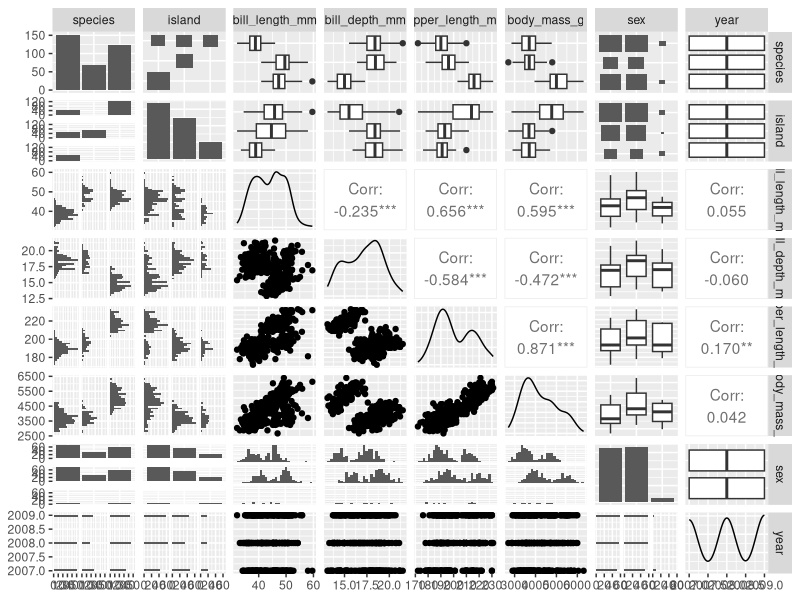
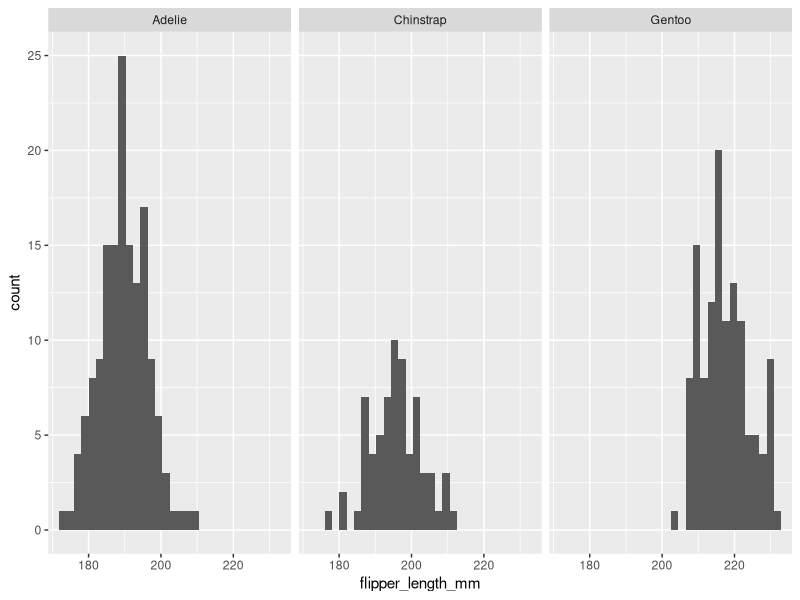
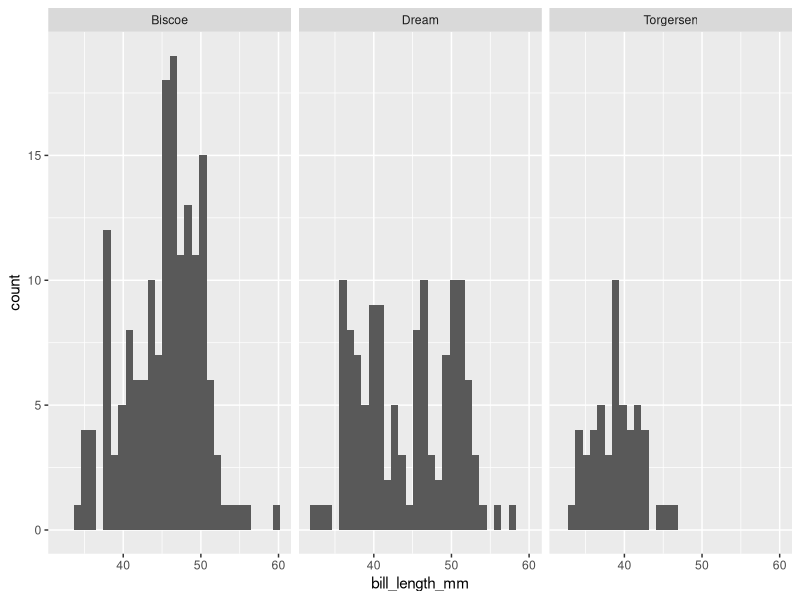

Here is the R script that generated these plots, in order:
## ---- chunk 1
knitr::opts_chunk$set(echo = TRUE)
library(GGally)
library(skimr)
library(palmerpenguins)
## ---- chunk 2
# Return the names of all variables
names(penguins)

# Dimensions
dim(penguins)

# Get an overall summary of the data
summary(penguins)

# Look at the first few lines
head(penguins)

# Look at the last few lines
tail(penguins)

# Use GGally::ggpairs()
GGally::ggpairs(penguins)

# Use skimr:skim()
skimr::skim(penguins)

# Histogram of flipper lengths 
# facet_wrap() splits up the data based on a variable you give it. In this case, species
ggplot(data = penguins, aes(x = flipper_length_mm)) +
  geom_histogram() +
  facet_wrap(~species)

# Make a faceted histogram of penguin bill_length_mm, faceted by island
ggplot(data = penguins, aes(x = bill_length_mm)) +
  geom_histogram() +
  facet_wrap(~island)

